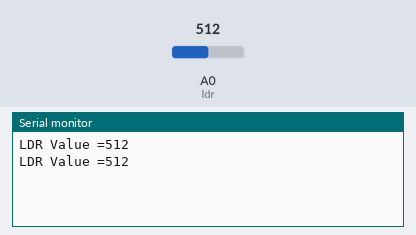
Simulated run of this sketch. Board: Arduino Uno, built with avr-gcc and run on an emulated ATmega328P. Parts: the last lines printed to the serial monitor. The test bench sets the inputs (shaded band); at power-on: A0 (ldr) = 512.

Above: at 1.8 s.
1.9 s: A0 (ldr) set to 716
At 2.8 s:
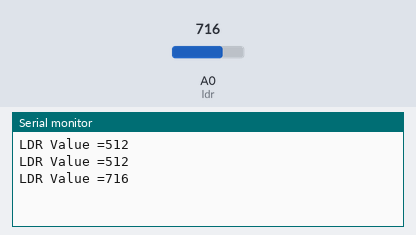
3.4 s: A0 (ldr) set to 900
At 4.6 s:
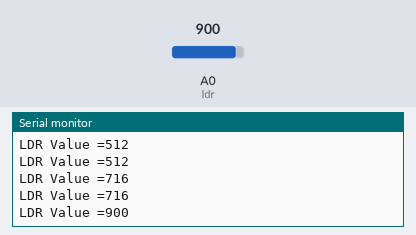
Timing chart, 0 to 6.4 s (numbered marks = the images above; inputs shaded):
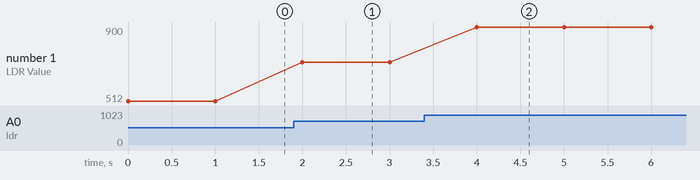

The sketch:

LDR.ino
```cpp
int ldr = A0;

void setup() {
  // put your setup code here, to run once:
  pinMode(ldr,INPUT);
  Serial.begin(9600);
}

void loop() {
  // put your main code here, to run repeatedly:
  int result = analogRead(ldr);
  Serial.print("LDR Value =");
  Serial.println(result);
  delay(1000);
}
```

Measured:
- after the input at 1.9 s, the serial monitor: prints a new line after 0.10 s (image 1)
- after the input at 3.4 s, the serial monitor: prints a new line after 0.60 s (image 2)
- plotted number 1: 512 → 716 after the input at 1.9 s, 716 → 900 after the input at 3.4 s
